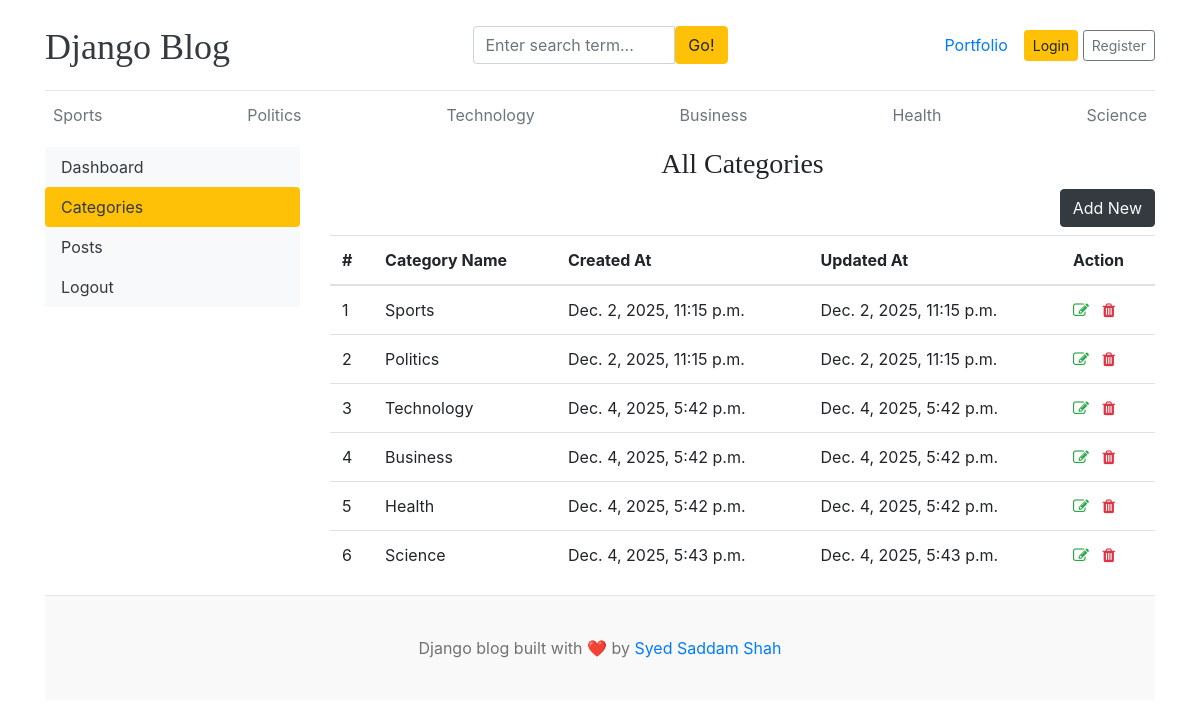
/dashboard/categories/, run on the app's committed database.
### blogs/models.py (models this page shows)
class Category(models.Model):
    category_name = models.CharField(max_length = 50, unique=True)
    created_at = models.DateTimeField(auto_now_add=True)
    updated_at = models.DateTimeField(auto_now=True)
    class Meta:
        verbose_name_plural = 'categories'
    def __str__(self):
        return self.category_name

### dashboards/views.py (the view)
# urls.py: path('categories/', views.categories, name = 'categories'),
def categories(request):
    return render(request, 'dashboard/categories.html')

### blogs/context_processors.py (called while the page is built)
def get_categories(request):
    categories = Category.objects.all()
    return dict(categories = categories)

def get_social_links(request):
    social_links = SocialLink.objects.all()
    return dict(social_links = social_links)

### templates/dashboard/categories.html (shortened to what this page needs)
{% extends 'base.html' %}
{% block content %}
<div class="row">
     {% include 'dashboard/sidebar.html' %}
    <div class="col-md-9">
        <h3 class="text-center">All Categories</h3>
        <a href="{% url 'add_category' %}" class="btn btn-dark text-light float-right mb-2">Add New</a>
        <table class="table table-hover">
  <thead>
    <tr>
      <th>#</th>
      <th>Category Name</th>
      <th>Created At</th>
      <th>Updated At</th>
      <th>Action</th>
    </tr>
  </thead>
  <tbody>
    {% for cat in categories %}
    <tr>
      <td>{{forloop.counter}}</td>
      <td>{{cat}}</td>
      <td>{{cat.created_at}}</td>
      <td>{{cat.updated_at}}</td>
      <td>
        <a href="{% url 'edit_category' cat.id %}"><i class="fa fa-edit text-success"></i></a>
        <a href="{% url 'delete_category' cat.id%}"><i class="fa fa-trash text-danger"></i></a>
    </td>
    </tr>
    {% endfor %}
  </tbody>
</table>
    </div>
</div>
{% endblock %}

### templates/base.html (shortened to what this page needs)
 {% load static %}
<!DOCTYPE html>
<html lang="en">
<head>
    <link href="https://getbootstrap.com/docs/4.0/dist/css/bootstrap.min.css" rel="stylesheet">
    <link href="{% static 'css/blog.css' %}" rel="stylesheet">
    <link rel="stylesheet" href="https://cdnjs.cloudflare.com/ajax/libs/font-awesome/4.7.0/css/font-awesome.min.css">
  </head>
<body>
    <div class="container">
      <header class="blog-header py-3">
        <div class="row flex-nowrap justify-content-between align-items-center">
          <div class="col-3 pt-1">
            <a class="blog-header-logo text-dark" href="/">Django Blog</a>
          </div>
          <div class="col-3">
            <form action="{% url 'search' %}">
                <div class="input-group">
                          <input class="form-control" type="text" name = 'keyword' value = "{{ keyword }}" placeholder="Enter search term..." aria-label="Enter search term..." aria-describedby="button-search" />
                          <button type = 'submit' class="btn btn-warning" id="button-search" type="button">Go!</button>
                </div>
            </form>
          </div>
          <div class="col-3 d-flex justify-content-end align-items-center">
            <div class="nav-item">
    <a class="nav-link" href="{% url 'portfolio:project_list' %}">Portfolio</a>
          </div>
            {% if not user.is_authenticated %}
            <a class="btn btn-sm btn-warning" href="{% url 'login' %}">Login</a> &nbsp;
            <a class="btn btn-sm btn-outline-secondary" href="{% url 'register' %}">Register</a>
            {% else %}
            <span> <a href="{% url 'dashboard' %}">Dashboard</a></span>
            &emsp;
            <span><a href="{% url 'logout' %}">Logout</a></span>
            {% endif %}
          </div>
        </div>
      </header>
      <div class="nav-scroller py-1 mb-2">
        <nav class="nav d-flex justify-content-between">
          {% for cat in categories %}
          <a class="p-2 text-muted" href="{% url 'posts_by_category' cat.id %}">{{cat.category_name}}</a>
           {% endfor %}
        </nav>
      </div>
{% block content %}
{% endblock %}
<footer class="blog-footer mt-auto">
  <p>Django blog built with ❤️ by <a href="{% url 'portfolio:project_list' %}">Syed Saddam Shah</a></p>
</footer>
</body>
</html>

### blog_main/static/css/blog.css (style rules this page uses)
.blog-header { border-bottom: 1px solid #e5e5e5; }
.blog-header-logo { font-family: "Playfair Display", Georgia, "Times New Roman", serif; font-size: 2.25rem; }
h1, h2, h3, h4, h5, h6 { font-family: "Playfair Display", Georgia, "Times New Roman", serif; }
.blog-footer { padding: 2.5rem 0; color: #727272; text-align: center; background-color: #f9f9f9; border-top: .05rem solid #e5e5e5; }
.blog-footer p:last-child { margin-bottom: 0; }

### data on the page
Category: category_name "Sports", created_at "Dec. 2, 2025, 11:15 p.m.", updated_at "Dec. 2, 2025, 11:15 p.m."
Category: category_name "Politics", created_at "Dec. 2, 2025, 11:15 p.m.", updated_at "Dec. 2, 2025, 11:15 p.m."
Category: category_name "Technology", created_at "Dec. 4, 2025, 5:42 p.m.", updated_at "Dec. 4, 2025, 5:42 p.m."
Category: category_name "Business", created_at "Dec. 4, 2025, 5:42 p.m.", updated_at "Dec. 4, 2025, 5:42 p.m."
Category: category_name "Health", created_at "Dec. 4, 2025, 5:42 p.m.", updated_at "Dec. 4, 2025, 5:42 p.m."
Category: category_name "Science", created_at "Dec. 4, 2025, 5:43 p.m.", updated_at "Dec. 4, 2025, 5:43 p.m."
